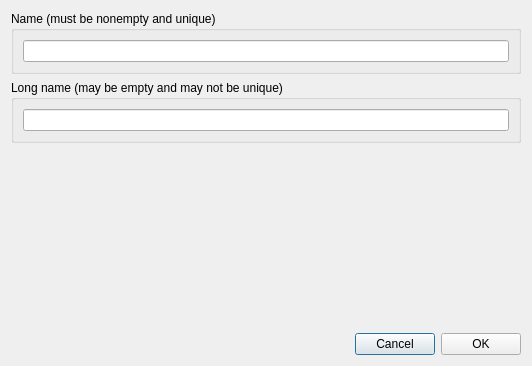
<?xml version="1.0" encoding="UTF-8"?>
<ui version="4.0">
 <class>ModifyDayForm_template</class>
 <widget class="QDialog" name="ModifyDayForm_template">
  <property name="geometry">
   <rect>
    <x>0</x>
    <y>0</y>
    <width>532</width>
    <height>366</height>
   </rect>
  </property>
  <property name="windowTitle">
   <string>Modify day</string>
  </property>
  <layout class="QGridLayout" name="gridLayout">
   <item row="0" column="0">
    <widget class="QGroupBox" name="nameGroupBox">
     <property name="title">
      <string>Name (must be nonempty and unique)</string>
     </property>
     <layout class="QGridLayout" name="gridLayout_3">
      <item row="0" column="0">
       <widget class="QLineEdit" name="nameLineEdit"/>
      </item>
     </layout>
    </widget>
   </item>
   <item row="1" column="0">
    <widget class="QGroupBox" name="longNameGroupBox">
     <property name="title">
      <string>Long name (may be empty and may not be unique)</string>
     </property>
     <layout class="QGridLayout" name="gridLayout_2">
      <item row="0" column="0">
       <widget class="QLineEdit" name="longNameLineEdit"/>
      </item>
     </layout>
    </widget>
   </item>
   <item row="2" column="0">
    <spacer name="verticalSpacer">
     <property name="orientation">
      <enum>Qt::Vertical</enum>
     </property>
     <property name="sizeHint" stdset="0">
      <size>
       <width>20</width>
       <height>40</height>
      </size>
     </property>
    </spacer>
   </item>
   <item row="3" column="0">
    <layout class="QHBoxLayout" name="horizontalLayout">
     <item>
      <spacer name="horizontalSpacer">
       <property name="orientation">
        <enum>Qt::Horizontal</enum>
       </property>
       <property name="sizeHint" stdset="0">
        <size>
         <width>40</width>
         <height>20</height>
        </size>
       </property>
      </spacer>
     </item>
     <item>
      <widget class="QPushButton" name="cancelPushButton">
       <property name="text">
        <string>Cancel</string>
       </property>
      </widget>
     </item>
     <item>
      <widget class="QPushButton" name="okPushButton">
       <property name="text">
        <string>OK</string>
       </property>
      </widget>
     </item>
    </layout>
   </item>
  </layout>
 </widget>
 <resources/>
</ui>
